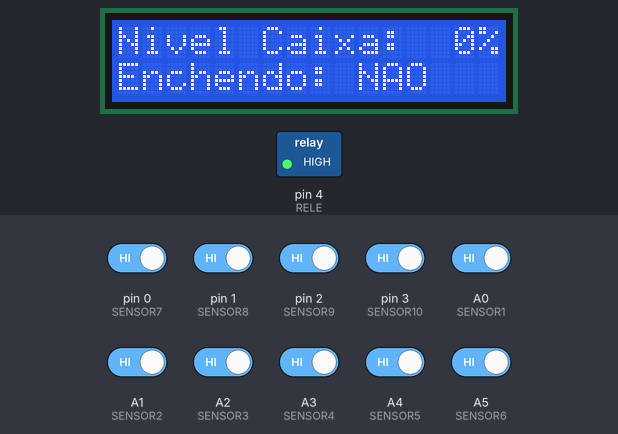
This sketch was run on a simulated Arduino Uno, built with avr-gcc and run on an emulated ATmega328P. Parts: 16×2 character LCD, switched loads named in the sketch (green lamp = pin HIGH). The test bench sets the inputs (shaded band); at power-on: A0 (SENSOR1), A1 (SENSOR2), A2 (SENSOR3), A3 (SENSOR4), A4 (SENSOR5), A5 (SENSOR6), pin 0 (SENSOR7), pin 1 (SENSOR8), pin 2 (SENSOR9), pin 3 (SENSOR10) HIGH.

Above: at 10.2 s.
10.3 s: pin 0 (SENSOR7) driven LOW
At 10.8 s:
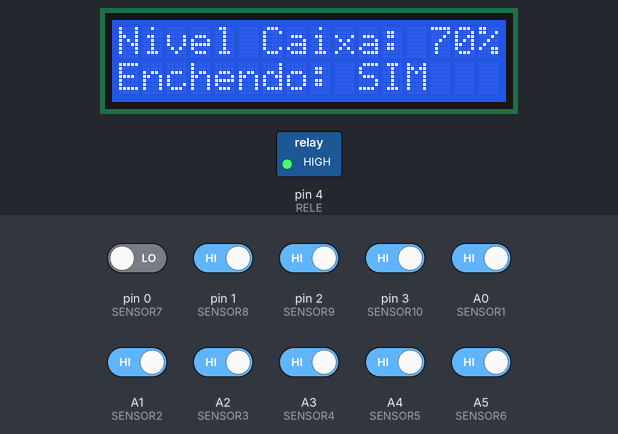
11.8 s: pin 3 (SENSOR10) driven LOW
At 13.0 s:
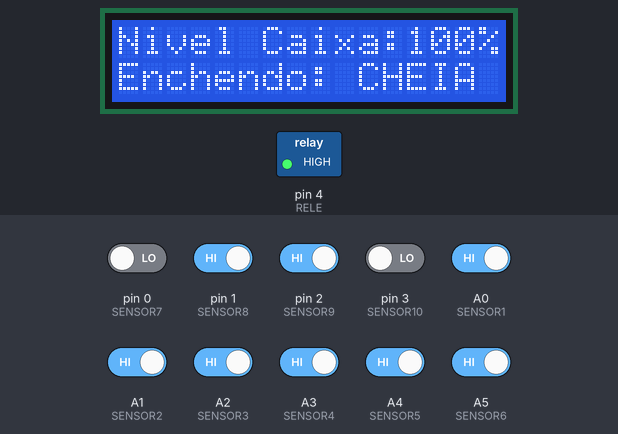
13.3 s: pin 3 (SENSOR10) driven HIGH
At 14.3 s:
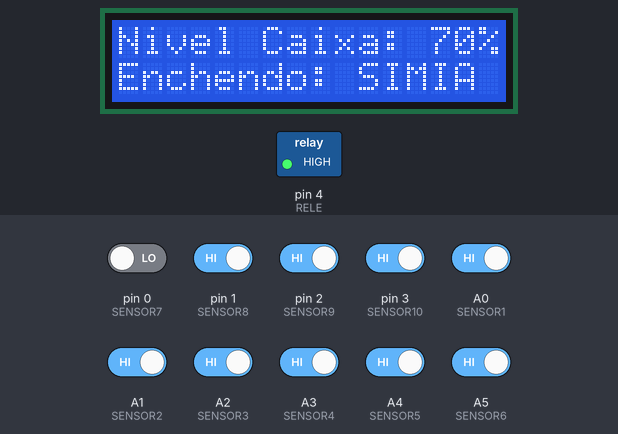
14.8 s: pin 1 (SENSOR8) driven LOW
At 15.5 s:
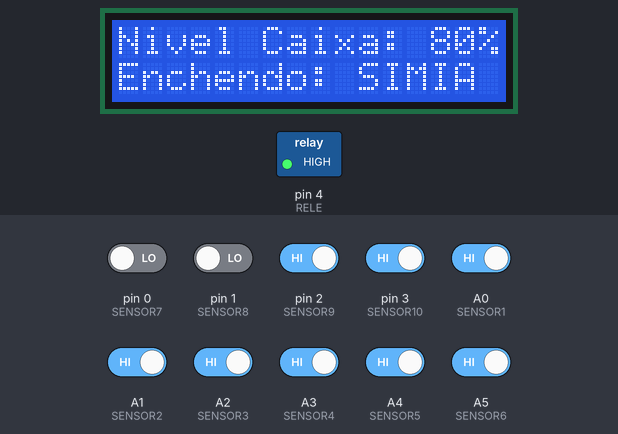
16.3 s: pin 2 (SENSOR9) driven LOW
Timing chart, 0 to 18.8 s (numbered marks = the images above; inputs shaded):
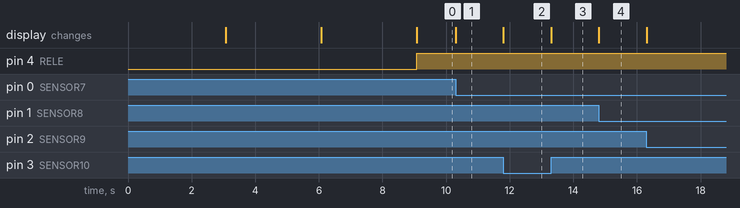

Measured:
- after the input at 10.3 s, the display: changes at once (image 1)
- after the input at 11.8 s, the display: first changes at once (image 2 shows a later state)
- after the input at 13.3 s, the display: changes at once (image 3)
- after the input at 14.8 s, the display: changes at once (image 4)

The sketch:

N_015.ino
```cpp
  /* Projeto Nº15
  *
  * Author: Thiago Santos Tassinari
  * Data: 27/10/2020
  * Descrição do Projeto:

  <!----------------------------Projeto Tanque D'água----------------------------->
 /*
Criar um circuito utilizando arduino que ative uma bomba dagua para abastecimento de uma caixa dagua,
sendo que o mesmo deve indicar em um display de LCD quando a caixa dagua estiver "vazia", "enchendo"
e "cheia" e ao estar cheia desligar a bomba dagua. O mesmo tbm so pode acionar a bomba se houver
pressao de agua na entrada da rede de abastecimento, caso contrario a bomba nao podera ser acionada e
deverá aparecer a mensagem no display "sem rede externa".


<!-----------------------Componentes necessários------------------------------------->

  - Arduino Uno;
  - 1 Protoboard;
  - 2 Interruptores DIP DPST x 6
  - 1 LED
  - 1 LCD 16X2;
  - 1 resistor de 220Ohms ou 330Ohms
  - 1 resistor de 10K0hms
  - 1 Potenciômetro
  - 1 push bottom;
  - Jumpers

<------------------------------------------------------------------------------------->
*/

#include <LiquidCrystal.h>

LiquidCrystal lcd(10, 9, 8, 7, 6, 5);

#define SENSOR1  A0
#define SENSOR2  A1
#define SENSOR3  A2
#define SENSOR4  A3
#define SENSOR5  A4
#define SENSOR6  A5
#define SENSOR7  0
#define SENSOR8  1
#define SENSOR9  2
#define SENSOR10 3
#define SENSOR11 11
#define RELE 4

int NIVEL;

void pisca()
{
digitalWrite(RELE,LOW);
delay(500);
digitalWrite(RELE,HIGH);
delay(500);
}

void setup()
{
  pinMode(SENSOR1, INPUT_PULLUP);
  pinMode(SENSOR2, INPUT_PULLUP);
  pinMode(SENSOR3, INPUT_PULLUP);
  pinMode(SENSOR4, INPUT_PULLUP);
  pinMode(SENSOR5, INPUT_PULLUP);
  pinMode(SENSOR6, INPUT_PULLUP);
  pinMode(SENSOR7, INPUT_PULLUP);
  pinMode(SENSOR8, INPUT_PULLUP);
  pinMode(SENSOR9, INPUT_PULLUP);
  pinMode(SENSOR10, INPUT_PULLUP);
  pinMode(SENSOR11, INPUT_PULLUP);
  pinMode(RELE, OUTPUT);

  lcd.begin(16, 2);

  lcd.setCursor(3, 0);
  lcd.print("Bem Vindo");
  delay(3000);
  lcd.clear();

  lcd.setCursor(4, 0);
  lcd.print("Projeto");
  lcd.setCursor(2, 1);
  lcd.print("Caixa D`agua");
  delay(3000);
  lcd.clear();

  lcd.setCursor(1, 0);
  lcd.print("Thiago Santos");
  delay(3000);
  lcd.clear();
}

void loop(){

  if(digitalRead(SENSOR10) == LOW){lcd.print(" CHEIA");}
  else if(digitalRead(SENSOR9) == LOW){lcd.print(" SIM");}
  else if(digitalRead(SENSOR8) == LOW){lcd.print(" SIM");}
  else if(digitalRead(SENSOR7) == LOW){lcd.print(" SIM");}
  else if(digitalRead(SENSOR6) == LOW){lcd.print(" SIM");}
  else if(digitalRead(SENSOR5) == LOW){lcd.print(" SIM");}
  else if(digitalRead(SENSOR4) == LOW){lcd.print(" SIM");}
  else if(digitalRead(SENSOR3) == LOW){lcd.print(" SIM");}
  else if(digitalRead(SENSOR2) == LOW){lcd.print(" SIM");}
  else if(digitalRead(SENSOR1) == LOW){lcd.print(" SIM");}
  else {lcd.print(" NAO  ");}

  if (digitalRead(SENSOR10) == LOW){NIVEL = 100;}
  else if (digitalRead(SENSOR9) == LOW){NIVEL = 90;}
  else if (digitalRead(SENSOR8) == LOW){NIVEL = 80;}
  else if (digitalRead(SENSOR7) == LOW){NIVEL = 70;}
  else if (digitalRead(SENSOR6) == LOW){NIVEL = 60;}
  else if (digitalRead(SENSOR5) == LOW){NIVEL = 50;}
  else if (digitalRead(SENSOR4) == LOW){NIVEL = 40;}
  else if (digitalRead(SENSOR3) == LOW){NIVEL = 30;}
  else if (digitalRead(SENSOR2) == LOW){NIVEL = 20;}
  else if (digitalRead(SENSOR1) == LOW){NIVEL = 10;}
  else {NIVEL=0; digitalWrite(RELE,HIGH);}

  lcd.setCursor(0,0);
  lcd.print("Nivel Caixa:");
  if(NIVEL<10) lcd.print("  ");
  else if(NIVEL<100) lcd.print(" ");
  lcd.print(NIVEL);
  lcd.print("%");
  lcd.setCursor(0, 1);
  lcd.print("Enchendo:");


  /*

    if (NIVEL == 0){
    lcd.setCursor(0,0);
  	lcd.print("Nivel Caixa:");
	lcd.print(NIVEL);
  	lcd.print("%");
    delay(5000);
  	lcd.clear();
    lcd.setCursor(0, 1);
    lcd.print("Sem Fornecimento");
  }

  else if (NIVEL == 100){
    lcd.setCursor(0,0);
  	lcd.print("Nivel Caixa:");
	lcd.print(NIVEL);
  	lcd.print("%");
    delay(5000);
  	lcd.clear();
    lcd.setCursor(0, 0);
    lcd.print("Caixa da agua");
    lcd.setCursor(5, 1);
  	lcd.print("Cheia");
  }

  else {
    lcd.setCursor(0,0);
  	lcd.print("Nivel Caixa:");
	lcd.print(NIVEL);
  	lcd.print("%");
    delay(5000);
  	lcd.clear();
    lcd.setCursor(0, 0);
    lcd.print("Enchendo");
    lcd.setCursor(0, 1);
  	lcd.print("Caixa da agua");
  }

  */
}
```
